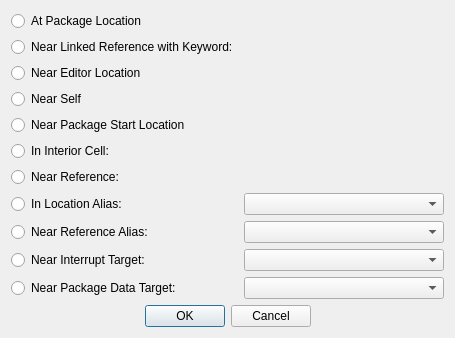
<?xml version="1.0" encoding="UTF-8"?>
<ui version="4.0">
 <class>FormSubdialogPackageLocation</class>
 <widget class="QDialog" name="FormSubdialogPackageLocation">
  <property name="windowTitle">
   <string>Package Location</string>
  </property>
  <layout class="QVBoxLayout" name="verticalLayout" stretch="1,0">
   <item>
    <layout class="QGridLayout" name="gridLayout">
     <item row="7" column="1">
      <widget class="QComboBox" name="locAlias"/>
     </item>
     <item row="6" column="0">
      <widget class="QRadioButton" name="locationTypeRef">
       <property name="text">
        <string>Near Reference:</string>
       </property>
      </widget>
     </item>
     <item row="4" column="0" colspan="2">
      <widget class="QRadioButton" name="locationTypePackStartLoc">
       <property name="text">
        <string>Near Package Start Location</string>
       </property>
      </widget>
     </item>
     <item row="3" column="0" colspan="2">
      <widget class="QRadioButton" name="locationTypeSelf">
       <property name="text">
        <string>Near Self</string>
       </property>
      </widget>
     </item>
     <item row="9" column="0">
      <widget class="QRadioButton" name="locationTypeInterruptTarget">
       <property name="text">
        <string>Near Interrupt Target:</string>
       </property>
      </widget>
     </item>
     <item row="5" column="0">
      <widget class="QRadioButton" name="locationTypeInteriorCell">
       <property name="text">
        <string>In Interior Cell:</string>
       </property>
      </widget>
     </item>
     <item row="5" column="1">
      <widget class="DKFormPicker" name="interiorCell"/>
     </item>
     <item row="9" column="1">
      <widget class="QComboBox" name="interruptTarget"/>
     </item>
     <item row="1" column="1">
      <widget class="DKFormPicker" name="linkedRefKeyword">
       <property name="minimumSize">
        <size>
         <width>200</width>
         <height>0</height>
        </size>
       </property>
      </widget>
     </item>
     <item row="10" column="1">
      <widget class="QComboBox" name="packdataTarget"/>
     </item>
     <item row="8" column="1">
      <widget class="QComboBox" name="refAlias"/>
     </item>
     <item row="1" column="0">
      <widget class="QRadioButton" name="locationTypeLinkedRef">
       <property name="text">
        <string>Near Linked Reference with Keyword:</string>
       </property>
      </widget>
     </item>
     <item row="6" column="1">
      <widget class="DKCompactObjectReferencePicker" name="ref"/>
     </item>
     <item row="8" column="0">
      <widget class="QRadioButton" name="locationTypeRefAlias">
       <property name="text">
        <string>Near Reference Alias:</string>
       </property>
      </widget>
     </item>
     <item row="7" column="0">
      <widget class="QRadioButton" name="locationTypeLocAlias">
       <property name="text">
        <string>In Location Alias:</string>
       </property>
      </widget>
     </item>
     <item row="2" column="0">
      <widget class="QRadioButton" name="locationTypeEditorLoc">
       <property name="text">
        <string>Near Editor Location</string>
       </property>
      </widget>
     </item>
     <item row="0" column="0" colspan="2">
      <widget class="QRadioButton" name="locationTypeAtPackLoc">
       <property name="text">
        <string>At Package Location</string>
       </property>
      </widget>
     </item>
     <item row="10" column="0">
      <widget class="QRadioButton" name="locationTypePackdataTarget">
       <property name="text">
        <string>Near Package Data Target:</string>
       </property>
      </widget>
     </item>
     <item row="11" column="0" colspan="2">
      <spacer name="verticalSpacer">
       <property name="orientation">
        <enum>Qt::Vertical</enum>
       </property>
       <property name="sizeHint" stdset="0">
        <size>
         <width>20</width>
         <height>0</height>
        </size>
       </property>
      </spacer>
     </item>
    </layout>
   </item>
   <item>
    <layout class="QHBoxLayout" name="buttonsLayout">
     <item>
      <spacer name="horizontalSpacer">
       <property name="orientation">
        <enum>Qt::Horizontal</enum>
       </property>
       <property name="sizeHint" stdset="0">
        <size>
         <width>40</width>
         <height>20</height>
        </size>
       </property>
      </spacer>
     </item>
     <item>
      <widget class="QPushButton" name="buttonOK">
       <property name="text">
        <string>OK</string>
       </property>
      </widget>
     </item>
     <item>
      <widget class="QPushButton" name="buttonCancel">
       <property name="text">
        <string>Cancel</string>
       </property>
      </widget>
     </item>
     <item>
      <spacer name="horizontalSpacer_2">
       <property name="orientation">
        <enum>Qt::Horizontal</enum>
       </property>
       <property name="sizeHint" stdset="0">
        <size>
         <width>40</width>
         <height>20</height>
        </size>
       </property>
      </spacer>
     </item>
    </layout>
   </item>
  </layout>
 </widget>
 <customwidgets>
  <customwidget>
   <class>DKFormPicker</class>
   <extends>QWidget</extends>
   <header>widgets/DKFormPicker.h</header>
  </customwidget>
  <customwidget>
   <class>DKCompactObjectReferencePicker</class>
   <extends>QWidget</extends>
   <header>widgets/DKCompactObjectReferencePicker.h</header>
  </customwidget>
 </customwidgets>
 <tabstops>
  <tabstop>locationTypeAtPackLoc</tabstop>
  <tabstop>locationTypeLinkedRef</tabstop>
  <tabstop>linkedRefKeyword</tabstop>
  <tabstop>locationTypeEditorLoc</tabstop>
  <tabstop>locationTypeSelf</tabstop>
  <tabstop>locationTypePackStartLoc</tabstop>
  <tabstop>locationTypeInteriorCell</tabstop>
  <tabstop>interiorCell</tabstop>
  <tabstop>locationTypeRef</tabstop>
  <tabstop>ref</tabstop>
  <tabstop>locationTypeLocAlias</tabstop>
  <tabstop>locAlias</tabstop>
  <tabstop>locationTypeRefAlias</tabstop>
  <tabstop>refAlias</tabstop>
  <tabstop>locationTypeInterruptTarget</tabstop>
  <tabstop>interruptTarget</tabstop>
  <tabstop>locationTypePackdataTarget</tabstop>
  <tabstop>packdataTarget</tabstop>
  <tabstop>buttonOK</tabstop>
  <tabstop>buttonCancel</tabstop>
 </tabstops>
 <resources/>
 <connections/>
</ui>
